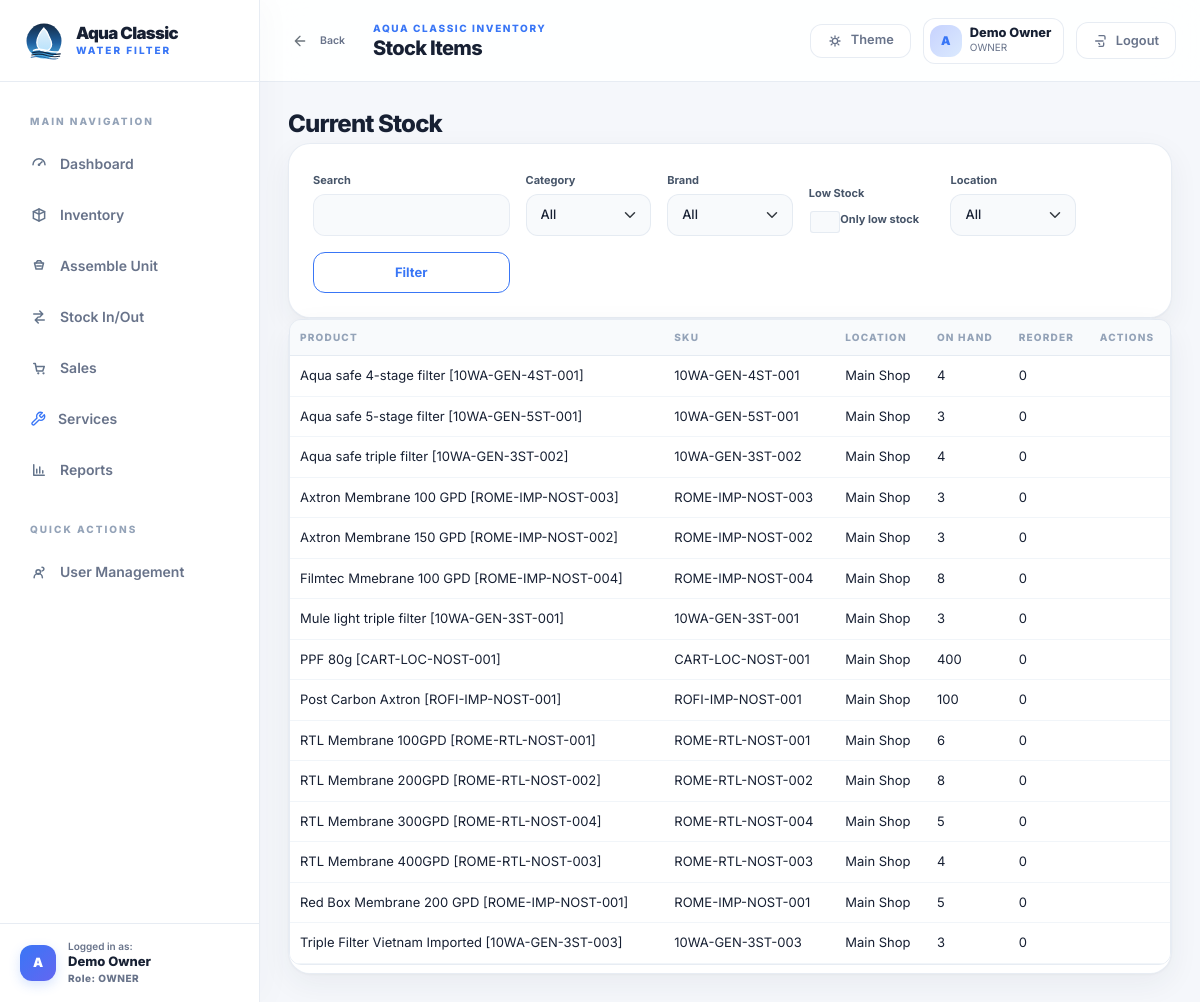
The app's page /inventory/stock/ (signed in) with its own data.
### accounts/models.py (models this page shows, shortened)
class User(AbstractUser):
	class Role(models.TextChoices):
		OWNER = "OWNER", "Owner/Admin"
		STAFF = "STAFF", "Staff"
	role = models.CharField(max_length=20, choices=Role.choices, default=Role.OWNER)
	class Meta:
		verbose_name = "user"
		verbose_name_plural = "users"

### catalog/models.py (models this page shows, shortened)
class Product(models.Model):
	class Configuration(models.TextChoices):
		SINGLE = "SINGLE", "Single"
		DUAL = "DUAL", "Dual"
		TRIPLE = "TRIPLE", "Triple"
		N_A = "N_A", "N/A"
	class UnitType(models.TextChoices):
		FINISHED_UNIT = "FINISHED_UNIT", "Finished Unit"
		COMPONENT = "COMPONENT", "Component"
		SPARE_PART = "SPARE_PART", "Spare Part"
	name = models.CharField(max_length=160)
	sku = models.CharField(max_length=64, unique=True, blank=True)
	category = models.ForeignKey(Category, on_delete=models.PROTECT, related_name="products")
	brand = models.ForeignKey(Brand, on_delete=models.SET_NULL, null=True, blank=True, related_name="products")
	configuration = models.CharField(max_length=20, choices=Configuration.choices, default=Configuration.N_A)
	stage_count = models.PositiveIntegerField(null=True, blank=True)
	unit_type = models.CharField(max_length=30, choices=UnitType.choices)
	unit_of_measure = models.CharField(max_length=40, default="piece")
	reorder_level = models.DecimalField(max_digits=12, decimal_places=3, default=Decimal("0"))
	cost_price = models.DecimalField(max_digits=12, decimal_places=2, default=Decimal("0.00"))
	notes = models.TextField(blank=True)
	pieces_per_box = models.PositiveIntegerField(null=True, blank=True, help_text="Number of pieces in one standard box. Leave blank if not applicable.")
	allow_negative_stock = models.BooleanField(default=False)
	is_active = models.BooleanField(default=True)
	created_at = models.DateTimeField(auto_now_add=True)
	updated_at = models.DateTimeField(auto_now=True)
	class Meta:
		ordering = ["-updated_at", "-id"]
	def __str__(self) -> str:
		return f"{self.name} [{self.sku}]"

### inventory/models.py (models this page shows, shortened)
class Location(models.Model):
	name = models.CharField(max_length=120, unique=True)
	code = models.CharField(max_length=20, unique=True)
	address = models.TextField(blank=True)
	notes = models.TextField(blank=True)
	is_default = models.BooleanField(default=False)
	is_active = models.BooleanField(default=True)
	created_at = models.DateTimeField(auto_now_add=True)
	class Meta:
		ordering = ["name"]
	def __str__(self) -> str:
		return self.name

class StockItem(models.Model):
	product = models.ForeignKey(Product, on_delete=models.CASCADE, related_name="stock_items")
	location = models.ForeignKey(Location, on_delete=models.CASCADE, related_name="stock_items")
	quantity_on_hand = models.DecimalField(max_digits=12, decimal_places=3, default=Decimal("0"))
	updated_at = models.DateTimeField(auto_now=True)
	class Meta:
		unique_together = ("product", "location")
		ordering = ["product__name", "location__name"]

### inventory/views.py (the view)
# urls.py: path("stock/", StockItemListView.as_view(), name="stock-list"),
class StockItemListView(LoginRequiredMixin, ListView):
    model = StockItem
    template_name = "inventory/stock_item_list.html"
    paginate_by = 25
    def get_queryset(self):
        queryset = StockItem.objects.select_related("product", "location")
        query = self.request.GET.get("q")
        category = self.request.GET.get("category")
        brand = self.request.GET.get("brand")
        stage_count = self.request.GET.get("stage_count")
        configuration = self.request.GET.get("configuration")
        low_stock = self.request.GET.get("low_stock")
        location_id = self.request.GET.get("location")
        if query:
            queryset = queryset.filter(Q(product__name__icontains=query) | Q(product__sku__icontains=query))
        if category:
            queryset = queryset.filter(product__category_id=category)
        if brand:
            queryset = queryset.filter(product__brand_id=brand)
        if stage_count:
            queryset = queryset.filter(product__stage_count=stage_count)
        if configuration:
            queryset = queryset.filter(product__configuration=configuration)
        if low_stock:
            queryset = queryset.filter(quantity_on_hand__lte=F("product__reorder_level"))
        if location_id:
            queryset = queryset.filter(location_id=location_id)
        return queryset.order_by("product__name")
    def get_context_data(self, **kwargs):
        context = super().get_context_data(**kwargs)
        columns = [
            {"label": "Product", "lookup": "product"},
            {"label": "SKU", "lookup": "product.sku"},
            {"label": "Location", "lookup": "location"},
            {"label": "On Hand", "lookup": "quantity_on_hand"},
            {"label": "Reorder", "lookup": "product.reorder_level"},
        ]
        context["page_title"] = "Current Stock"
        context["columns"] = columns
        context["rows"] = build_table_rows(context["object_list"], columns)
        context["filters"] = {
            "products": Product.objects.filter(is_active=True).order_by("name"),
            "categories": Product.objects.values_list("category__id", "category__name").distinct().order_by("category__name"),
            "brands": Product.objects.values_list("brand__id", "brand__name").distinct().order_by("brand__name"),
            "locations": Location.objects.filter(is_active=True).order_by("name"),
        }
        return context

### config/ui.py (called while the page is built)
def resolve_value(instance, lookup: str):
    value = instance
    for part in lookup.split("."):
        value = getattr(value, part)
        if callable(value):
            value = value()
    if isinstance(value, Decimal):
        return f"{value:,.3f}".rstrip("0").rstrip(".")
    if value is True:
        return "Yes"
    if value is False:
        return "No"
    return value

def build_table_rows(objects, columns):
    rows = []
    for obj in objects:
        rows.append(
            {
                "object": obj,
                "values": [resolve_value(obj, column["lookup"]) for column in columns],
            }
        )
    return rows

### templates/inventory/stock_item_list.html (shortened to what this page needs)
{% extends "base.html" %}
{% block page_title %}Stock Items{% endblock %}
{% block content %}
<section class="page-panel">
  <div class="section-head">
    <div>
      <h2 class="h4 mb-1">{{ page_title }}</h2>
    </div>
  </div>
  <form method="get" class="card card-body mb-0">
    <div class="row g-3 align-items-end">
      <div class="col-md-3"><label class="form-label">Search</label><input type="text" name="q" value="{{ request.GET.q }}" class="form-control"></div>
      <div class="col-md-2"><label class="form-label">Category</label><select name="category" class="form-select"><option value="">All</option></select></div>
      <div class="col-md-2"><label class="form-label">Brand</label><select name="brand" class="form-select"><option value="">All</option></select></div>
      <div class="col-md-2"><label class="form-label">Low Stock</label><div class="form-check"><input class="form-check-input" type="checkbox" name="low_stock" value="1" {% if request.GET.low_stock %}checked{% endif %}><label class="form-check-label">Only low stock</label></div></div>
      <div class="col-md-2"><label class="form-label">Location</label><select name="location" class="form-select"><option value="">All</option></select></div>
      <div class="col-md-3"><button class="btn btn-outline-primary w-100" type="submit">Filter</button></div>
    </div>
  </form>
  <div class="card">
    <div class="table-responsive">
      <table class="table table-hover align-middle">
        <thead><tr>{% for column in columns %}<th>{{ column.label }}</th>{% endfor %}<th>Actions</th></tr></thead>
        <tbody>
          {% for row in rows %}
            <tr>
              {% for value in row.values %}<td>{{ value }}</td>{% endfor %}
              <td>{% if row.object_url %}<a class="btn btn-sm btn-outline-secondary" href="{{ row.object_url }}">View</a>{% endif %}</td>
            </tr>
          {% empty %}
            <tr><td colspan="{{ columns|length|add:1 }}" class="empty-state">No records found.</td></tr>
          {% endfor %}
        </tbody>
      </table>
    </div>
  </div>
</section>
{% endblock %}

### templates/base.html (shortened to what this page needs)
{% load static %}
<!doctype html>
<html lang="en" data-theme="light">
<head>
  <link href="https://cdn.jsdelivr.net/npm/bootstrap@5.3.3/dist/css/bootstrap.min.css" rel="stylesheet">
  <link rel="stylesheet" href="{% static 'app.css' %}?v=3">
  <link href="https://cdn.jsdelivr.net/npm/tom-select@2.3.1/dist/css/tom-select.bootstrap5.min.css" rel="stylesheet">
</head>
<body class="app-root {% if not user.is_authenticated %}auth-layout{% endif %}">
  {% if user.is_authenticated %}
  <div class="app-shell">
    <aside class="sidebar" data-sidebar>
      <div class="sidebar__brand">
        <a class="brand-lockup" href="{% url 'dashboard:home' %}">
          <img src="{% static 'brand/aqua-classic-badge.svg' %}" alt="Aqua Classic" class="brand-lockup__mark">
          <span class="brand-lockup__copy">
            <strong>Aqua Classic</strong>
            <span>Water Filter</span>
          </span>
        </a>
      </div>
      <nav class="sidebar__nav" aria-label="Primary">
        <div class="sidebar__section-header">Main Navigation</div>
        <a class="sidebar-link {% if request.path == '/' %}is-active{% endif %}" href="{% url 'dashboard:home' %}">
          <svg aria-hidden="true"><use href="#icon-dashboard"></use></svg>
          <span>Dashboard</span>
        </a>
        <a class="sidebar-link {% if '/catalog/' in request.path %}is-active{% endif %}" href="{% url 'catalog:product-list' %}">
          <svg aria-hidden="true"><use href="#icon-catalog"></use></svg>
          <span>Inventory</span>
        </a>
        <a class="sidebar-link {% if '/inventory/assemble/' in request.path %}is-active{% endif %}" href="{% url 'inventory:assemble-unit' %}">
          <svg aria-hidden="true"><use href="#icon-assemble"></use></svg>
          <span>Assemble Unit</span>
        </a>
        <a class="sidebar-link {% if '/inventory/ledger/' in request.path %}is-active{% endif %}" href="{% url 'inventory:stock-ledger' %}">
          <svg aria-hidden="true"><use href="#icon-movement"></use></svg>
          <span>Stock In/Out</span>
        </a>
        <a class="sidebar-link {% if '/sales/' in request.path %}is-active{% endif %}" href="{% url 'sales:sale-list' %}">
          <svg aria-hidden="true"><use href="#icon-sales"></use></svg>
          <span>Sales</span>
        </a>
        <a class="sidebar-link {% if '/services/' in request.path %}is-active{% endif %}" href="{% url 'services:service-list' %}">
          <span>Services</span>
        </a>
        <a class="sidebar-link {% if '/reports/' in request.path %}is-active{% endif %}" href="{% url 'reports:report-home' %}">
          <svg aria-hidden="true"><use href="#icon-reports"></use></svg>
          <span>Reports</span>
        </a>
        {% if user.role == 'OWNER' or user.is_superuser %}
          <div class="sidebar__section-header mt-3">Quick Actions</div>
          <a class="sidebar-link {% if '/accounts/staff/' in request.path %}is-active{% endif %}" href="{% url 'accounts:staff-list' %}">
            <svg aria-hidden="true"><use href="#icon-users"></use></svg>
            <span>User Management</span>
          </a>
        {% endif %}
      </nav>
      <div class="sidebar__footer">
        <a href="{% url 'accounts:profile' %}" class="sidebar-user-card text-decoration-none">
          <div class="sidebar-user-card__avatar">{{ user.username|slice:':1'|upper }}</div>
          <div class="sidebar-user-card__info overflow-hidden">
            <span class="d-block small" style="font-size: 0.625rem; line-height: 1.2; color: var(--text-muted); font-weight: 600;">Logged in as:</span>
            <strong class="d-block text-truncate" style="font-size: 0.8125rem; color: var(--heading-color); font-weight: 800;">{{ user.get_full_name|default:user.username }}</strong>
            <span class="d-block small" style="font-size: 0.625rem; color: var(--accent-primary); font-weight: 800; letter-spacing: 0.05em;">Role: {{ user.role|default:'OWNER' }}</span>
          </div>
        </a>
      </div>
    </aside>
    <div class="app-main">
      <header class="topbar">
        <div class="topbar__left">
          <button class="btn btn-sm btn-ghost px-2 py-1 me-1 text-secondary" type="button" onclick="history.back()" title="Go to previous page">
            <svg style="width:16px;height:16px;vertical-align:-2px;" viewBox="0 0 24 24"><path d="M19 12H5M12 19l-7-7 7-7" fill="none" stroke="currentColor" stroke-width="2" stroke-linecap="round" stroke-linejoin="round"/></svg>
            <span class="small fw-semibold ms-1">Back</span>
          </button>
          <div class="topbar__title-wrap">
            <p class="topbar__eyebrow">Aqua Classic Inventory</p>
            <h1 class="topbar__title">{% block page_title %}Dashboard{% endblock %}</h1>
          </div>
        </div>
        <div class="topbar__actions">
          <button class="toggle-pill" type="button" data-theme-toggle aria-label="Toggle dark mode">
            <svg aria-hidden="true" class="toggle-pill__sun"><use href="#icon-sun"></use></svg>
            <span class="toggle-pill__label">Theme</span>
          </button>
          <a href="{% url 'accounts:profile' %}" class="user-chip text-decoration-none" title="View Owner Profile">
            <span class="user-chip__avatar">{{ user.username|slice:':1'|upper }}</span>
            <span class="user-chip__meta">
              <strong>{{ user.get_full_name|default:user.username }}</strong>
              <span>{{ user.role|default:'OWNER' }}</span>
            </span>
          </a>
          <form method="post" action="{% url 'logout' %}" class="logout-form">
            <button class="btn btn-ghost" type="submit">
              <svg aria-hidden="true"><use href="#icon-logout"></use></svg>
              Logout
            </button>
          </form>
        </div>
      </header>
      <main class="content-stage">
        <div class="content-frame page-enter">
          {% block content %}{% endblock %}
        </div>
      </main>
    </div>
  </div>
  {% endif %}
</body>
</html>

### records on screen
User: username "A", get_full_name "Demo Owner", role "OWNER"
StockItem: values "4" "0"
Product: name+sku "Aqua safe 4-stage filter [10WA-GEN-4ST-001]", values "10WA-GEN-4ST-001"
Location: name "Main Shop"
StockItem: values "3" "0"
Product: name+sku "Aqua safe 5-stage filter [10WA-GEN-5ST-001]", values "10WA-GEN-5ST-001"
StockItem: values "4" "0"
Product: name+sku "Aqua safe triple filter [10WA-GEN-3ST-002]", values "10WA-GEN-3ST-002"
StockItem: values "3" "0"
Product: name+sku "Axtron Membrane 100 GPD [ROME-IMP-NOST-003]", values "ROME-IMP-NOST-003"
StockItem: values "3" "0"
Product: name+sku "Axtron Membrane 150 GPD [ROME-IMP-NOST-002]", values "ROME-IMP-NOST-002"
StockItem: values "8" "0"
Product: name+sku "Filmtec Mmebrane 100 GPD [ROME-IMP-NOST-004]", values "ROME-IMP-NOST-004"
StockItem: values "3" "0"
Product: name+sku "Mule light triple filter [10WA-GEN-3ST-001]", values "10WA-GEN-3ST-001"
StockItem: values "400" "0"
Product: name+sku "PPF 80g [CART-LOC-NOST-001]", values "CART-LOC-NOST-001"
StockItem: values "100" "0"
Product: name+sku "Post Carbon Axtron [ROFI-IMP-NOST-001]", values "ROFI-IMP-NOST-001"
StockItem: values "6" "0"
Product: name+sku "RTL Membrane 100GPD [ROME-RTL-NOST-001]", values "ROME-RTL-NOST-001"
StockItem: values "8" "0"
Product: name+sku "RTL Membrane 200GPD [ROME-RTL-NOST-002]", values "ROME-RTL-NOST-002"
StockItem: values "5" "0"
Product: name+sku "RTL Membrane 300GPD [ROME-RTL-NOST-004]", values "ROME-RTL-NOST-004"
StockItem: values "4" "0"
Product: name+sku "RTL Membrane 400GPD [ROME-RTL-NOST-003]", values "ROME-RTL-NOST-003"
StockItem: values "5" "0"
Product: name+sku "Red Box Membrane 200 GPD [ROME-IMP-NOST-001]", values "ROME-IMP-NOST-001"
StockItem: values "3" "0"
Product: name+sku "Triple Filter Vietnam Imported [10WA-GEN-3ST-003]", values "10WA-GEN-3ST-003"

### other values on screen
{{ page_title }} "Current Stock"
{{ column.label }} "PRODUCT" "SKU" "LOCATION" "ON HAND" "REORDER"
